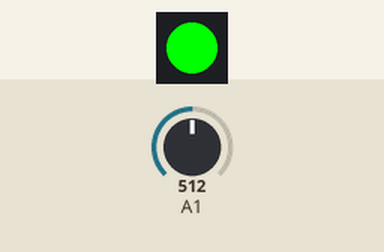
The sketch below on a simulated ATtiny85, built with avr-gcc and run on an emulated ATtiny85. Shown: 1 RGB LEDs in strip order, left to right. The inputs (shaded band) are chosen by the test bench; at power-on: A1 = 512. Sleep ends after the set time or at an interrupt.

Above: at 1.8 s.
1.9 s: A1 set to 484
At 3.2 s:
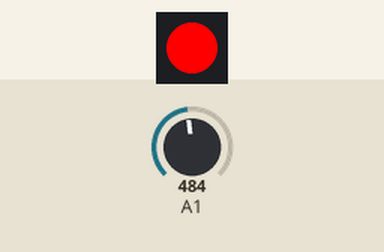
3.5 s: A1 set to 510
At 5.2 s:
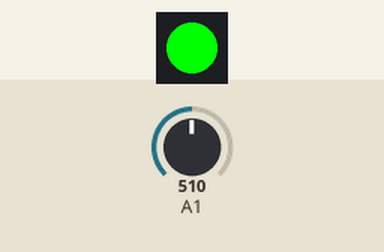
5.5 s: A1 set to 490
At 7.4 s:
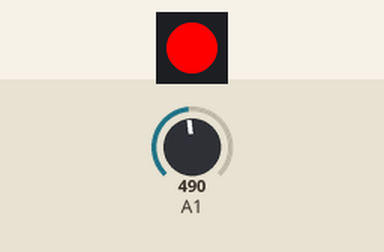
Timing chart, 0 to 8.9 s (numbered marks = the images above; inputs shaded):
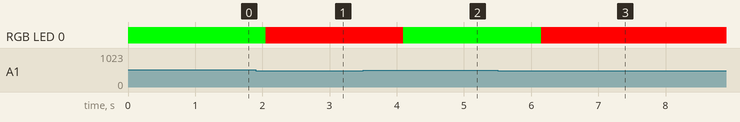

The sketch:

flip_cup.ino
```cpp
#include <avr/sleep.h>
#include <avr/power.h>
#include <avr/wdt.h>
#include <Adafruit_NeoPixel.h>

int light_pin = 0;
//int x_pin = 1;
//int y_pin = 2;
int z_pin = 1;

//int x_val = 0;
//int y_val = 0;
int z_val = 0;

// Parameter 1 = number of pixels in strip
// Parameter 2 = pin number (most are valid)
// Parameter 3 = pixel type flags, add together as needed:
//   NEO_KHZ800  800 KHz bitstream (most NeoPixel products w/WS2812 LEDs)
//   NEO_KHZ400  400 KHz (classic 'v1' (not v2) FLORA pixels, WS2811 drivers)
//   NEO_GRB     Pixels are wired for GRB bitstream (most NeoPixel products)
//   NEO_RGB     Pixels are wired for RGB bitstream (v1 FLORA pixels, not v2)
Adafruit_NeoPixel light = Adafruit_NeoPixel(1, light_pin, NEO_GRB + NEO_KHZ800);

volatile int f_wdt=1;

ISR(WDT_vect)
{
  if(f_wdt == 0)
  {
    f_wdt=1;
  }
}

void setup()
{
  /*** Setup the WDT ***/

  /* Clear the reset flag. */
  MCUSR &= ~(1<<WDRF);

  /* In order to change WDE or the prescaler, we need to
   * set WDCE (This will allow updates for 4 clock cycles).
   */
  WDTCR |= (1<<WDCE) | (1<<WDE);

  /* set new watchdog timeout prescaler value */
  WDTCR = 1<<WDP2 | 1<<WDP1; /* 0.5 seconds */

  /* Enable the WD interrupt (note no reset). */
  WDTCR |= _BV(WDIE);
  //wdt_enable(WDTO_1S);

  /***   ***/

  //power_all_enable();
  power_timer0_disable();
  power_timer1_disable();
  power_usi_disable();

  //set_sleep_mode(SLEEP_MODE_PWR_DOWN);

  light.begin();
  light.setBrightness(255);
  light.show(); // Initialize all pixels to 'off'
}


void loop()
{
  if(f_wdt == 1)
  {
    /* Don't forget to clear the flag. */
    f_wdt = 0;

    /* Re-enter sleep mode. */
    //enterSleep();
    sleep_enable();
    sleep_mode();
    sleep_disable();

    //power_all_enable();
    power_adc_enable();
    z_val = analogRead(z_pin);
    power_adc_disable();

    if(z_val < 500)
    {
      //z_val = 240;
      light.setPixelColor(0, 255, 0, 0);
    }
    else
    {
      //z_val = 0;
      light.setPixelColor(0, 0, 255, 0);
    }
    //light.setPixelColor(0, 255, 0, z_val);


    light.show();
    //delay(1000);
  }
}
```

Measured:
- the behaviour switches between 500 and 499 on A1 (found by bisection; images 0 and 1)
- after the input at 1.9 s, RGB LED 0: RGB(0, 255, 0) → RGB(255, 0, 0) after 0.15 s
- after the input at 3.5 s, RGB LED 0: RGB(255, 0, 0) → RGB(0, 255, 0) after 0.60 s
- after the input at 5.5 s, RGB LED 0: RGB(0, 255, 0) → RGB(255, 0, 0) after 0.65 s
